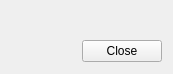
<?xml version="1.0" encoding="UTF-8"?>
<ui version="4.0">
 <class>MainMenu::CTextDialog</class>
 <widget class="QWidget" name="MainMenu::CTextDialog">
  <property name="geometry">
   <rect>
    <x>0</x>
    <y>0</y>
    <width>173</width>
    <height>74</height>
   </rect>
  </property>
  <property name="windowTitle">
   <string>Form</string>
  </property>
  <layout class="QGridLayout" name="gridLayout" rowstretch="0,1,0">
   <item row="0" column="0" colspan="2">
    <widget class="QLabel" name="captionLabel">
     <property name="text">
      <string/>
     </property>
    </widget>
   </item>
   <item row="1" column="0" colspan="3">
    <widget class="MainMenu::CScrollTable" name="widget" native="true"/>
   </item>
   <item row="2" column="0">
    <spacer name="horizontalSpacer">
     <property name="orientation">
      <enum>Qt::Horizontal</enum>
     </property>
     <property name="sizeHint" stdset="0">
      <size>
       <width>1</width>
       <height>24</height>
      </size>
     </property>
    </spacer>
   </item>
   <item row="2" column="2">
    <widget class="QPushButton" name="closeButton">
     <property name="focusPolicy">
      <enum>Qt::NoFocus</enum>
     </property>
     <property name="text">
      <string>Close</string>
     </property>
    </widget>
   </item>
  </layout>
 </widget>
 <customwidgets>
  <customwidget>
   <class>MainMenu::CScrollTable</class>
   <extends>QWidget</extends>
   <header>MainMenu/Include/ScrollTable.h</header>
   <container>1</container>
  </customwidget>
 </customwidgets>
 <resources/>
 <connections/>
</ui>
